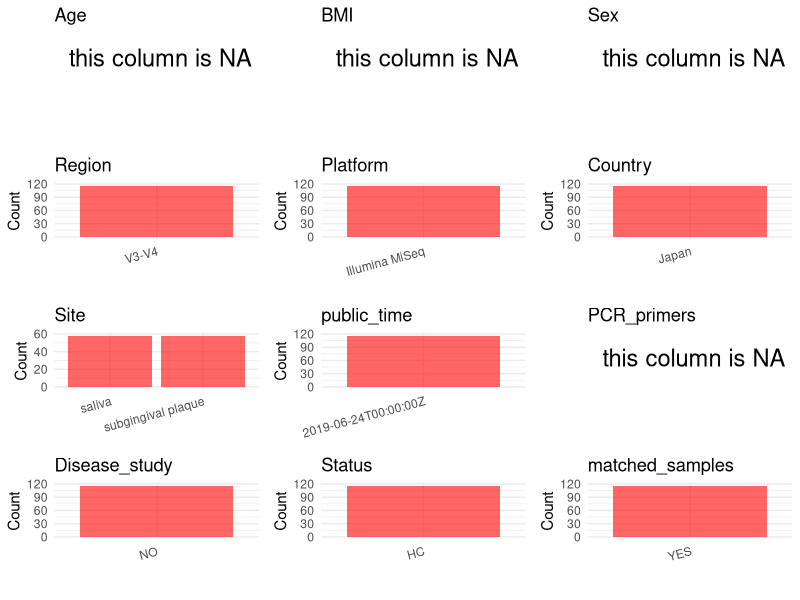

Reproduce this figure in R. (Note: this script raises an error after producing the figure.)
## ---- chunk 1
# Load necessary libraries
library(dplyr)
library(ggplot2)
library(cowplot)

# Set working directory (update this path to your local directory)
setwd("E:/bioproject_YSD/PRJDB8487")

# Read the initial metadata files
initial_meta <- read.csv("SraRunTable.csv", header = T)

# Remove entries non-oral samples
initial_meta <- initial_meta[initial_meta$env_medium != "feces", ]

# Display the first few rows of the metadata
head(initial_meta)
## ---- chunk 2
# Create a uniform metadata dataframe
metadata <- data.frame(
  BioProject = initial_meta$BioProject,
  Run = initial_meta$Run,
  sample_name = initial_meta$sample_name,
  Age = NA,
  BMI = NA,  
  Sex = NA,
  Region = "V3-V4",
  Platform = initial_meta$Instrument,
  Country = initial_meta$geo_loc_name_country,
  Site = initial_meta$env_medium,
  public_time = initial_meta$ReleaseDate,
  stringsAsFactors = FALSE
)

# Add the prefix subgingival to all plaque values in the site column
metadata <- metadata %>%
  mutate(Site = case_when(
      Site == "plaque" ~ paste("subgingival", Site),
      TRUE ~ Site))
## ---- chunk 3
# Add information obtained from the publication
metadata$PCR_primers <- NA
metadata$title <- "Relationship between oral and gut microbiota in elderly people"
metadata$Disease_study <- "NO"
# Assign disease status based on sample_name patterns
metadata$Status<-"HC"

#extract subject id by remove prefix of sample_name
metadata$sample_name <- gsub("P|T", "", metadata$sample_name)

# Check initial data distribution
cat("Initial sample distribution:\n")
table(metadata$sample_name)
table(metadata$Site)

# Calculate sampling frequency per subject
sample_counts <- table(metadata$sample_name)
cat("\nNumber of samples per subject:\n")
print(sample_counts)

# Create matched_samples column
metadata$matched_samples <- ifelse(metadata$sample_name %in% names(sample_counts[sample_counts >= 2]), "YES", "NO")

cat("\nMatched samples distribution:\n")
table(metadata$matched_samples)

# Identify samples for removal: single samples excluding saliva and subgingival plaque
single_samples <- names(sample_counts[sample_counts == 1])
samples_to_remove <- metadata$sample_name %in% single_samples & 
                     !(metadata$Site %in% c("saliva", "subgingival plaque"))

cat("\nNumber of samples to be removed:", sum(samples_to_remove), "\n")

# Remove identified samples
metadata_clean <- metadata[!samples_to_remove, ]

cat("\nFinal sample distribution after cleaning:\n")
table(metadata_clean$sample_name)
table(metadata_clean$Site)
table(metadata_clean$matched_samples)

# Use cleaned dataset for subsequent analysis
metadata <- metadata_clean
## ---- chunk 4
# Check the number of unique runs and sample names
print(paste("Number of unique runs:", length(unique(metadata$Run))))
print(paste("Number of unique sample names:", length(unique(metadata$sample_name))))
## ---- chunk 5
# Select columns for visualization
plot_data <- metadata %>%
  select(-BioProject, -Run, -sample_name, -title)

# Function to create simple plots for each column
create_simple_plots <- function(data) {
  plots <- list()
  
  for (col in colnames(data)) {
    # Check if the column is all NA
    if (all(is.na(data[[col]]))) {
      # Create an empty plot with text indicating all NA
      p <- ggplot() +
        annotate("text", x = 0.5, y = 0.5, label = "this column is NA", size = 6) +
        labs(title = col) +
        theme_void()
    } else if (is.numeric(data[[col]])) {
      # Numeric variable: histogram
      p <- ggplot(data, aes(x = .data[[col]])) +
        geom_histogram(fill = "blue", alpha = 0.6, bins = 20, na.rm = TRUE) +
        labs(title = col) +
        theme_minimal()
    } else {
      # Categorical variable: bar plot (remove NA values)
      count_data <- as.data.frame(table(data[[col]], useNA = "ifany"))
      p <- ggplot(count_data, aes(x = reorder(Var1, -Freq), y = Freq)) +
        geom_col(fill = "red", alpha = 0.6) +
        labs(title = col, x = NULL, y = "Count") +
        theme_minimal() +
        theme(axis.text.x = element_text(angle = 15, hjust = 1))
    }
    plots[[col]] <- p
  }
  
  return(plots)
}

# Generate and arrange plots
plots <- create_simple_plots(plot_data)
p<-plot_grid(plots$Age, 
          plots$BMI, 
          plots$Sex, 
          plots$Region, 
          plots$Platform, 
          plots$Country, 
          plots$Site,
          plots$public_time, 
          plots$PCR_primers,
          plots$Disease_study,
          plots$Status,
          plots$matched_samples,# add 
          ncol = 3, align = "hv", axis = "lb")
ggsave("Metadata_Summary.png", plot = p, width = 8, height = 6, dpi = 150)
## ---- chunk 6
knitr::include_graphics("Metadata_Summary.png")
## ---- chunk 7
# Reorder columns to match the desired format
metadata <- metadata[, c(
  "BioProject", "Run", "sample_name", "Age", "BMI", "Sex", 
  "Region", "Platform", "Country", "Site", "public_time", 
  "PCR_primers", "title", "Disease_study", "Status", "matched_samples"
)]

# Export the uniform metadata to a CSV file
write.csv(metadata, file = "metadata.csv", quote = FALSE)
head(metadata)
